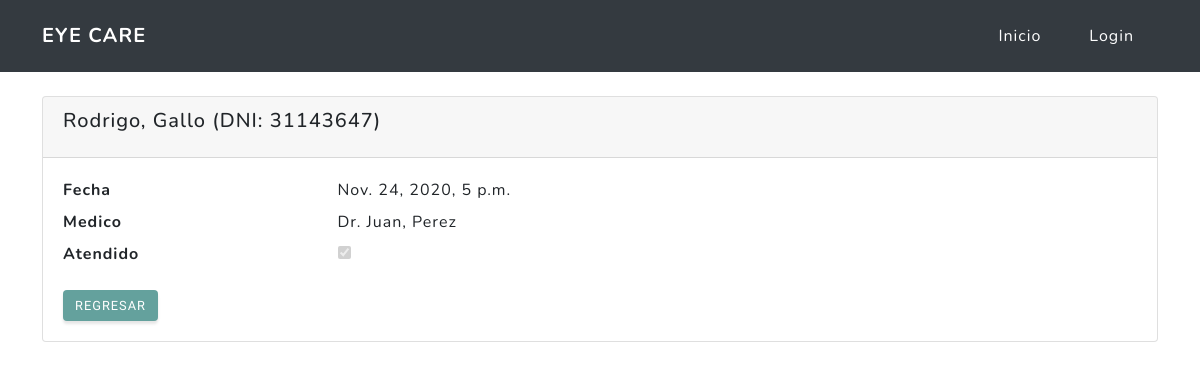
/secretaria/16 (signed in), run on the app's committed database.
### appointments/models.py (models this page shows, shortened)
class Appointment(models.Model):
    patient = models.ForeignKey(Patient, on_delete=models.CASCADE,
                                verbose_name="Paciente",
                                related_name="Paciente")
    date = models.DateTimeField(unique=True,
                                verbose_name="Fecha")
    medic = models.ForeignKey(settings.AUTH_USER_MODEL,
                              limit_choices_to=Q(groups__name='Medico'),
                              on_delete=models.CASCADE,
                              verbose_name="Medico")
    was_present = models.BooleanField(default=False,
                                      verbose_name="¿Atendido?")
    class Meta:
        verbose_name = "Turno"
        verbose_name_plural = "Turnos"

### patient/models.py (models this page shows)
class Patient(models.Model):
    document_id = models.IntegerField(primary_key=True,
                                      unique=True,
                                      verbose_name="DNI")
    first_name = models.CharField(max_length=64,
                                  verbose_name="Nombre")
    last_name = models.CharField(max_length=64,
                                 verbose_name="Apellido")
    medical_history = models.TextField(max_length=256,
                                       verbose_name="Historia Medica")
    class Meta:
        verbose_name = "Paciente"
        verbose_name_plural = "Pacientes"
    def __str__(self):
        return f"{self.first_name}, {self.last_name} (DNI: {self.document_id})"

### appointments/views.py (the view)
# urls.py: url(r'^secretaria/(?P<pk>\d+)$', group_required('Secretaria')(AppointmentDetail.as_view()), name='detail'),
class AppointmentDetail(DetailView):
    model = Appointment

### appointments/models.py (called while the page is built)
def get_name(self):
    return f"{self.first_name}, {self.last_name}"

### appointments/templates/appointments/appointment_detail.html (shortened to what this page needs)
{% extends "index/base.html" %}
{% load bootstrap4 %}
{% block content %}
<div class="container mt-4">
    <div class="card">
        <div class="card-header">
            <h5 class="card-title">{{appointment.patient}}</h5>
        </div>
        <div class="card-body">
            <dl class="row">
                <dt class="col-sm-3">Fecha</dt>
                <dd class="col-sm-9">{{ appointment.date }}</dd>
                <dt class="col-sm-3">Medico</dt>
                <dd class="col-sm-9">{{ appointment.medic }}</dd>
                <dt class="col-sm-3">Atendido</dt>
                <dd class="col-sm-9">
                    <td><input type="checkbox" name="published" {% if appointment.was_present %}checked {% endif %}
                               disabled="false"/></td>
                </dd>
            </dl>
            <a href="{% url 'appointments:list' %}" class="btn btn-primary">Regresar</a>
        </div>
    </div>
</div>
{% endblock %}

### data on the page
Appointment: patient "Rodrigo, Gallo (DNI: 31143647)", date "Nov. 24, 2020, 5 p.m.", medic "Dr. Juan, Perez", was_present "☑"
